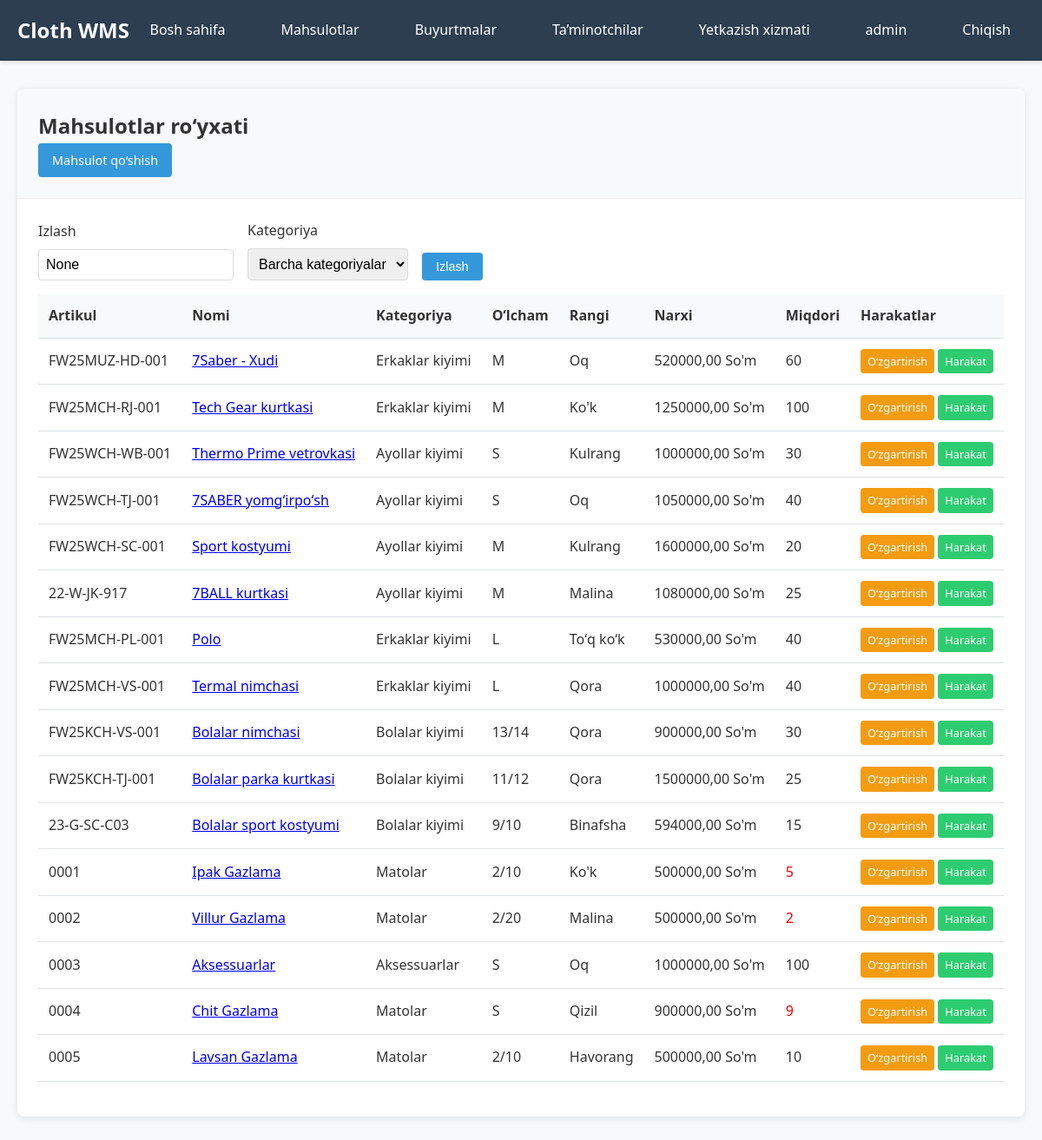
/inventory/products/ (signed in), run on the app's committed database.
### inventory/models.py (models this page shows, shortened)
class Product(models.Model):
    SIZES = [
        ('XS', 'XS'),
        ('S', 'S'),
        ('M', 'M'),
        ('L', 'L'),
        ('XL', 'XL'),
        ('XXL', 'XXL'),
        ('3/4', '3/4'),
        ('5/6', '5/6'),
        ('7/8', '7/8'),
        ('9/10', '9/10'),
        ('11/12', '11/12'),
        ('13/14', '13/14'),
        ('2/10', '2/10'),
        ('2/20', '2/20'),
    ]
    name = models.CharField(max_length=200, verbose_name="Mahsulot nomi")
    category = models.ForeignKey(Category, on_delete=models.CASCADE, verbose_name="Kategoriya")
    description = models.TextField(blank=True, verbose_name="Tavsif")
    price = models.DecimalField(max_digits=10, decimal_places=2, verbose_name="Narxi")
    size = models.CharField(max_length=10, choices=SIZES, verbose_name="O‘lcham")
    color = models.CharField(max_length=50, verbose_name="Rangi")
    quantity = models.PositiveIntegerField(default=0, verbose_name="Miqdori")
    sku = models.CharField(max_length=50, unique=True, verbose_name="Artikul")
    created_at = models.DateTimeField(auto_now_add=True)
    updated_at = models.DateTimeField(auto_now=True)
    class Meta:
        verbose_name = "Tovar"
        verbose_name_plural = "Tovarlar"

class Category(models.Model):
    name = models.CharField(max_length=100, verbose_name="Kategoriya nomi")
    description = models.TextField(blank=True, verbose_name="Tavsif")
    class Meta:
        verbose_name = "Kategoriya"
        verbose_name_plural = "Kategoriyalar"

### inventory/views.py (the view)
# urls.py: path('products/', views.product_list, name='product_list'),
@login_required
def product_list(request):
    query = request.GET.get('q')
    category_id = request.GET.get('category')
    products = Product.objects.select_related('category').all()
    if query:
        products = products.filter(
            Q(name__icontains=query) |
            Q(sku__icontains=query) |
            Q(color__icontains=query)
        )
    if category_id:
        products = products.filter(category_id=category_id)
    categories = Category.objects.all()
    context = {
        'products': products,
        'categories': categories,
        'query': query,
        'selected_category': category_id,
    }
    return render(request, 'inventory/product_list.html', context)

### templates/inventory/product_list.html (shortened to what this page needs)
{% extends 'base.html' %}
{% block content %}
<div class="card">
    <div class="card-header">
        <h2>Mahsulotlar ro‘yxati</h2>
        <a href="{% url 'inventory:product_create' %}" class="btn btn-primary">Mahsulot qo‘shish</a>
    </div>
    <div class="card-body">
        <form method="get" class="search-form">
            <div class="form-group">
                <label>Izlash</label>
                <input type="text" name="q" class="form-control" value="{{ query }}" placeholder="Nomi, artikuli, rangi...">
            </div>
            <div class="form-group">
                <label>Kategoriya</label>
                <select name="category" class="form-control">
                    <option value="">Barcha kategoriyalar</option>
                </select>
            </div>
            <div class="form-group">
                <button type="submit" class="btn btn-primary">Izlash</button>
            </div>
        </form>
        <table class="table">
            <thead>
                <tr>
                    <th>Artikul</th>
                    <th>Nomi</th>
                    <th>Kategoriya</th>
                    <th>O‘lcham</th>
                    <th>Rangi</th>
                    <th>Narxi</th>
                    <th>Miqdori</th>
                    <th>Harakatlar</th>
                </tr>
            </thead>
            <tbody>
                {% for product in products %}
                <tr>
                    <td>{{ product.sku }}</td>
                    <td><a href="{% url 'inventory:product_detail' product.pk %}">{{ product.name }}</a></td>
                    <td>{{ product.category.name }}</td>
                    <td>{{ product.size }}</td>
                    <td>{{ product.color }}</td>
                    <td>{{ product.price }} So'm</td>
                    <td>
                        {% if product.quantity < 10 %}
                            <span style="color: red;">{{ product.quantity }}</span>
                        {% else %}
                            {{ product.quantity }}
                        {% endif %}
                    </td>
                    <td>
                        <a href="{% url 'inventory:product_edit' product.pk %}" class="btn btn-sm btn-warning">O‘zgartirish</a>
                        <a href="{% url 'inventory:stock_movement_create' product.pk %}" class="btn btn-sm btn-success">Harakat</a>
                    </td>
                </tr>
                {% empty %}
                <tr>
                    <td colspan="8">Mahsulotlar topilmadi</td>
                </tr>
                {% endfor %}
            </tbody>
        </table>
    </div>
</div>
{% endblock %}

### templates/base.html (shortened to what this page needs)
<!DOCTYPE html>
<html lang="uz">
<head>
</head>
<body>
    <nav class="navbar">
        <div class="nav-container">
            <a href="{% url 'inventory:dashboard' %}" class="nav-brand">Cloth WMS</a>
            {% if user.is_authenticated %}
                <ul class="nav-links">
                    <li><a href="{% url 'inventory:dashboard' %}">Bosh sahifa</a></li>
                    <li><a href="{% url 'inventory:product_list' %}">Mahsulotlar</a></li>
                    <li><a href="{% url 'orders:order_list' %}">Buyurtmalar</a></li>
                    <li><a href="{% url 'orders:customer_list' %}">Ta’minotchilar</a></li>
                    <li><a href="{% url 'orders:delivery_list' %}">Yetkazish xizmati</a></li>
                    <li><a href="{% url 'accounts:profile' %}">{{ user.username }}</a></li>
                    <li><a href="{% url 'accounts:logout' %}">Chiqish</a></li>
                </ul>
            {% else %}
                <ul class="nav-links">
                    <li><a href="{% url 'accounts:login' %}">Kirish</a></li>
                    <li><a href="{% url 'accounts:register' %}">Ro‘yxatga olish</a></li>
                </ul>
            {% endif %}
        </div>
    </nav>
    <div class="container">
        {% block content %}
        {% endblock %}
    </div>
</body>
</html>

### templates/base.html (style rules this page uses)
* { margin: 0; padding: 0; box-sizing: border-box; }
body { font-family: 'Segoe UI', Tahoma, Geneva, Verdana, sans-serif; background-color: #f8f9fa; color: #333; line-height: 1.6; }
.navbar { background-color: #2c3e50; padding: 1rem 0; box-shadow: 0 2px 4px rgba(0,0,0,0.1); }
.nav-container { max-width: 1200px; margin: 0 auto; padding: 0 20px; display: flex; justify-content: space-between; align-items: center; }
.nav-brand { color: white; font-size: 1.5rem; font-weight: bold; text-decoration: none; }
.nav-links { display: flex; list-style: none; gap: 2rem; }
.nav-links a { color: white; text-decoration: none; padding: 0.5rem 1rem; border-radius: 4px; transition: background-color 0.3s; }
.container { max-width: 1200px; margin: 2rem auto; padding: 0 20px; }
.card { background: white; border-radius: 8px; box-shadow: 0 2px 10px rgba(0,0,0,0.1); margin-bottom: 2rem; }
.card-header { padding: 1.5rem; border-bottom: 1px solid #eee; background-color: #f8f9fa; border-radius: 8px 8px 0 0; }
.card-body { padding: 1.5rem; }
.btn { display: inline-block; padding: 0.5rem 1rem; border: none; border-radius: 4px; text-decoration: none; cursor: pointer; font-size: 0.9rem; transition: all 0.3s; }
.btn-primary { background-color: #3498db; color: white; }
.btn-success { background-color: #2ecc71; color: white; }
.btn-warning { background-color: #f39c12; color: white; }
.btn-sm { padding: 0.25rem 0.5rem; font-size: 0.8rem; }
.form-control { width: 100%; padding: 0.5rem; border: 1px solid #ddd; border-radius: 4px; font-size: 1rem; }
.form-group { margin-bottom: 1rem; }
.form-group label { display: block; margin-bottom: 0.5rem; font-weight: 500; }
.table { width: 100%; border-collapse: collapse; margin-bottom: 1rem; }
.table th, .table td { padding: 0.75rem; text-align: left; border-bottom: 1px solid #dee2e6; }
.table th { background-color: #f8f9fa; font-weight: 600; }
.search-form { display: flex; gap: 1rem; margin-bottom: 1rem; align-items: end; }
.search-form .form-group { margin-bottom: 0; }

### data on the page
Product: sku "FW25MUZ-HD-001", name "7Saber - Xudi", category.name "Erkaklar kiyimi", size "M", color "Oq", price "520000,00", quantity "60"
Product: sku "FW25MCH-RJ-001", name "Tech Gear kurtkasi", category.name "Erkaklar kiyimi", size "M", color "Ko'k", price "1250000,00", quantity "100"
Product: sku "FW25WCH-WB-001", name "Thermo Prime vetrovkasi", category.name "Ayollar kiyimi", size "S", color "Kulrang", price "1000000,00", quantity "30"
Product: sku "FW25WCH-TJ-001", name "7SABER yomgʻirpoʻsh", category.name "Ayollar kiyimi", size "S", color "Oq", price "1050000,00", quantity "40"
Product: sku "FW25WCH-SC-001", name "Sport kostyumi", category.name "Ayollar kiyimi", size "M", color "Kulrang", price "1600000,00", quantity "20"
Product: sku "22-W-JK-917", name "7BALL kurtkasi", category.name "Ayollar kiyimi", size "M", color "Malina", price "1080000,00", quantity "25"
Product: sku "FW25MCH-PL-001", name "Polo", category.name "Erkaklar kiyimi", size "L", color "Toʻq koʻk", price "530000,00", quantity "40"
Product: sku "FW25MCH-VS-001", name "Termal nimchasi", category.name "Erkaklar kiyimi", size "L", color "Qora", price "1000000,00", quantity "40"
Product: sku "FW25KCH-VS-001", name "Bolalar nimchasi", category.name "Bolalar kiyimi", size "13/14", color "Qora", price "900000,00", quantity "30"
Product: sku "FW25KCH-TJ-001", name "Bolalar parka kurtkasi", category.name "Bolalar kiyimi", size "11/12", color "Qora", price "1500000,00", quantity "25"
Product: sku "23-G-SC-C03", name "Bolalar sport kostyumi", category.name "Bolalar kiyimi", size "9/10", color "Binafsha", price "594000,00", quantity "15"
Product: sku "0001", name "Ipak Gazlama", category.name "Matolar", size "2/10", color "Ko'k", price "500000,00", quantity "5"
Product: sku "0002", name "Villur Gazlama", category.name "Matolar", size "2/20", color "Malina", price "500000,00", quantity "2"
Product: sku "0003", name "Aksessuarlar", category.name "Aksessuarlar", size "S", color "Oq", price "1000000,00", quantity "100"
Product: sku "0004", name "Chit Gazlama", category.name "Matolar", size "S", color "Qizil", price "900000,00", quantity "9"
Product: sku "0005", name "Lavsan Gazlama", category.name "Matolar", size "2/10", color "Havorang", price "500000,00", quantity "10"

### other printed values
{{ user.username }} "admin"
